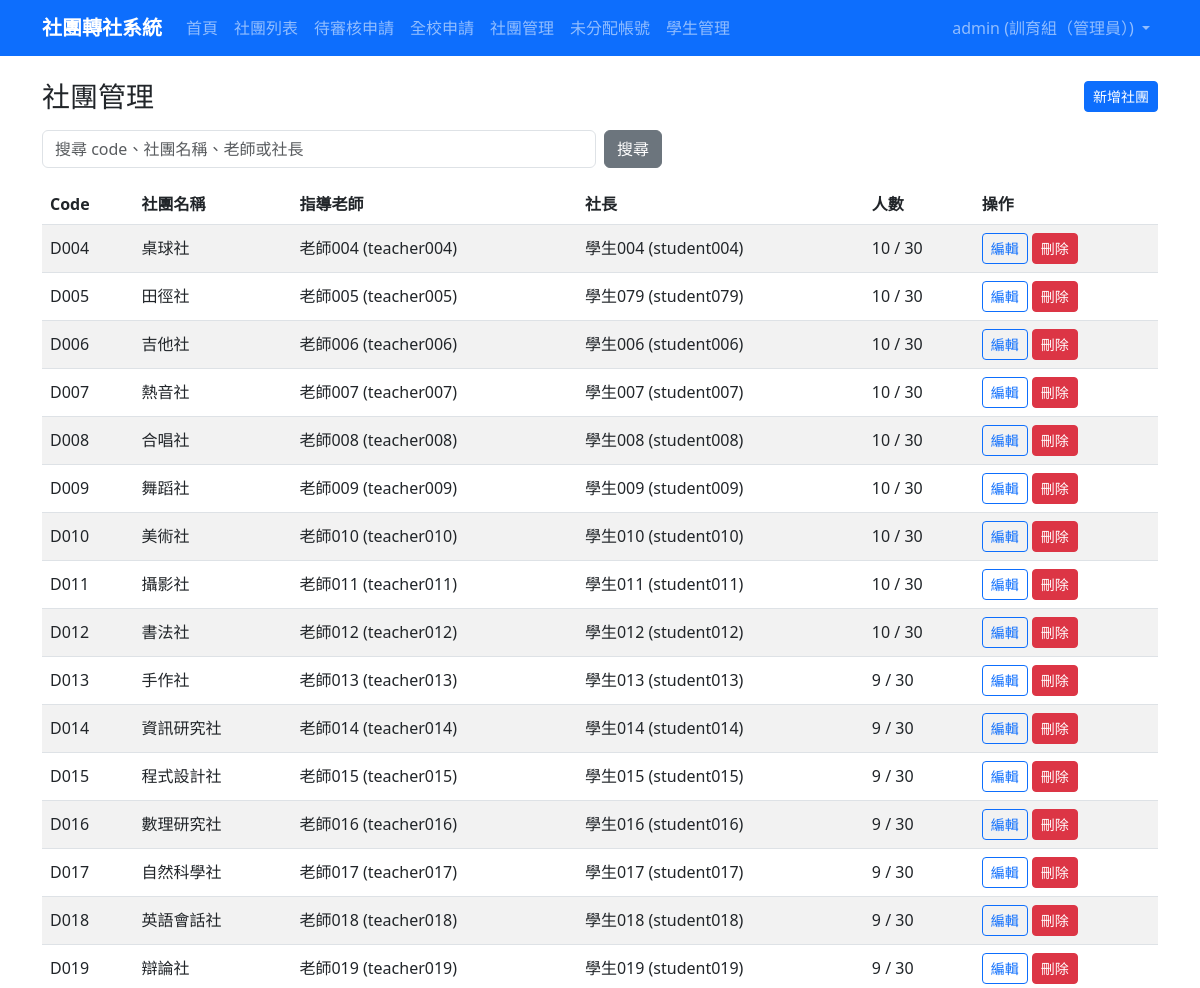
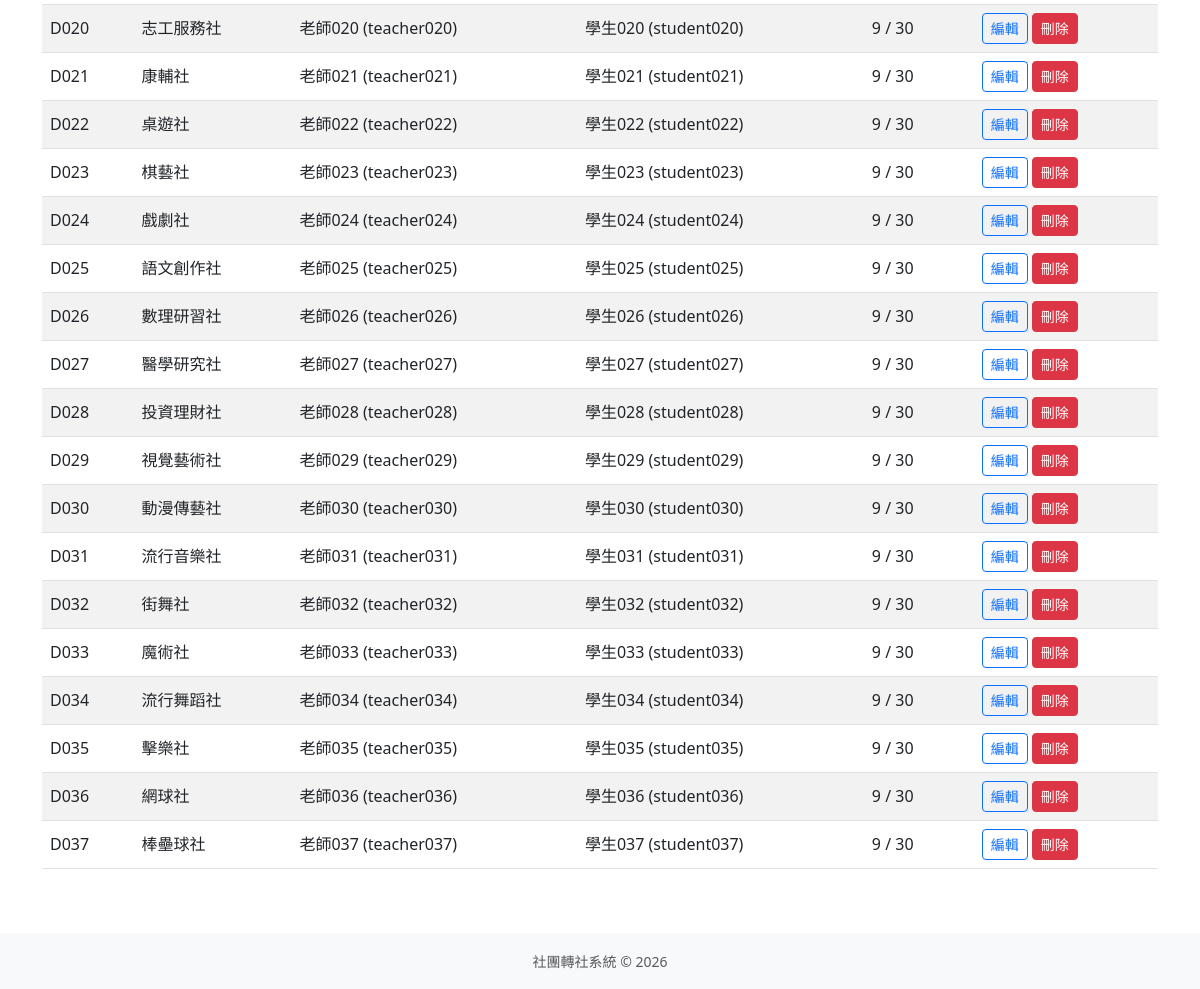
The page /admin-panel/clubs/ (signed in) on the database as committed earlier (2 pictures, top to bottom).
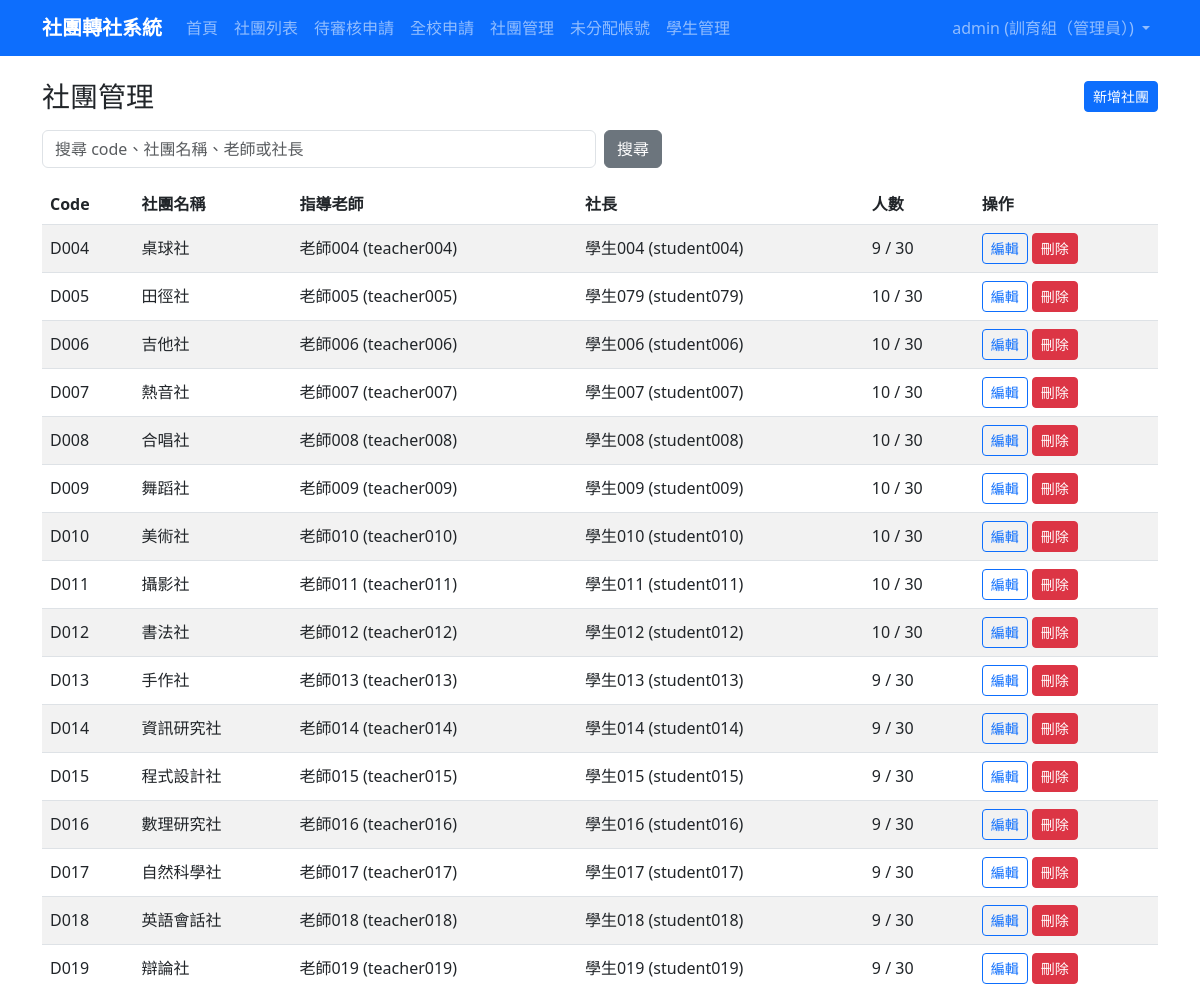
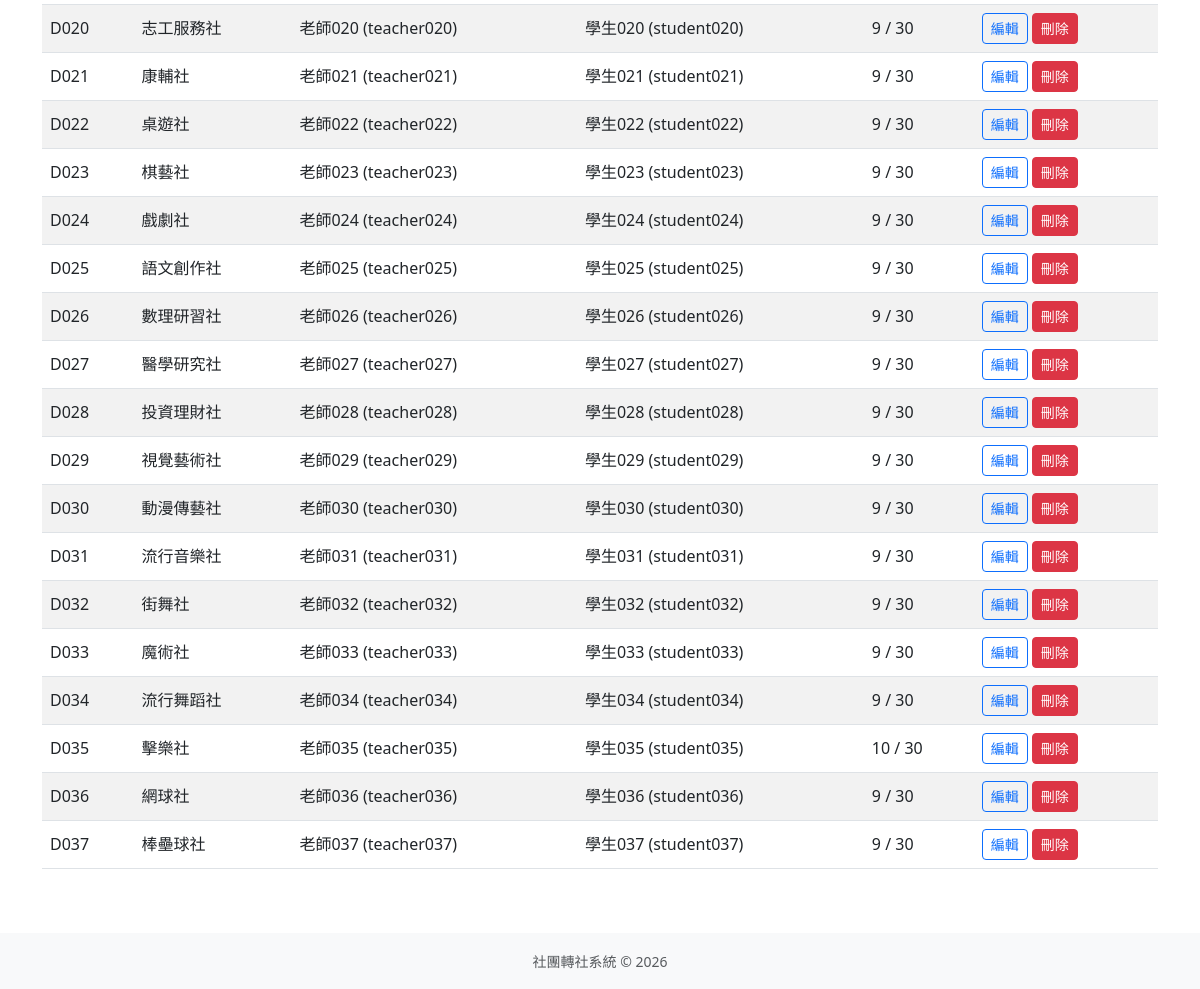
The same page on the database as committed later (2 pictures, top to bottom).
### clubs/models.py (models this page shows, shortened)
class Club(models.Model):
    CATEGORY_CHOICES = [
        ('academic', '學術類'),
        ('arts', '藝文類'),
        ('performance', '藝能類'),
        ('recreation', '康輔類'),
        ('sports', '體育類'),
    ]
    code = models.CharField(max_length=10, unique=True, null=True, blank=True, verbose_name='社團代號')
    name = models.CharField(max_length=100, verbose_name='社團名稱')
    teacher = models.CharField(max_length=50, default='', verbose_name='指導老師')
    president = models.CharField(max_length=50, default='', verbose_name='社長')
    location = models.CharField(max_length=100, blank=True, verbose_name='社課場地')
    category = models.CharField(max_length=20, choices=CATEGORY_CHOICES, blank=True, verbose_name='類別')
    description = models.TextField(blank=True, verbose_name='社團描述')
    max_members = models.PositiveIntegerField(default=30, verbose_name='人數上限')
    current_members = models.PositiveIntegerField(default=0, verbose_name='現有人數')
    is_active = models.BooleanField(default=True, verbose_name='啟用中')
    created_at = models.DateTimeField(auto_now_add=True, verbose_name='建立時間')
    updated_at = models.DateTimeField(auto_now=True, verbose_name='更新時間')
    class Meta:
        verbose_name = '社團'
        verbose_name_plural = '社團'
        ordering = ['name']

### accounts/views.py (the view, shortened to what this page needs)
# urls.py: path('admin-panel/clubs/', views.ClubAdminListView.as_view(), name='club_admin_list'),
class ClubAdminListView(LoginRequiredMixin, AdminRequiredMixin, ListView):
    model = Club
    template_name = 'accounts/club_admin_list.html'
    context_object_name = 'clubs'
    paginate_by = 50
    def get_queryset(self):
        queryset = Club.objects.filter(is_active=True).order_by('code', 'name')
        query = self.request.GET.get('q', '').strip()
        return queryset
    def get_context_data(self, **kwargs):
        context = super().get_context_data(**kwargs)
        context['q'] = self.request.GET.get('q', '').strip()
        return context

### accounts/views.py (called while the page is built)
    def test_func(self):
        user = self.request.user
        return user.is_authenticated and (
            user.is_superuser or getattr(user, 'role', None) == 'admin'
        )

### templates/accounts/club_admin_list.html (shortened to what this page needs)
{% extends "base.html" %}
{% block content %}
<div class="d-flex justify-content-between align-items-center mb-3">
    <h1 class="h3 mb-0">社團管理</h1>
    <a class="btn btn-primary btn-sm" href="{% url 'club_admin_create' %}">新增社團</a>
</div>
<form method="get" class="row g-2 mb-3">
    <div class="col-sm-8 col-md-6">
        <input type="search" name="q" value="{{ q }}" class="form-control" placeholder="搜尋 code、社團名稱、老師或社長">
    </div>
    <div class="col-auto">
        <button type="submit" class="btn btn-secondary">搜尋</button>
    </div>
</form>
<div class="table-responsive">
    <table class="table table-striped table-hover align-middle">
        <thead>
            <tr>
                <th>Code</th>
                <th>社團名稱</th>
                <th>指導老師</th>
                <th>社長</th>
                <th>人數</th>
                <th>操作</th>
            </tr>
        </thead>
        <tbody>
            {% for club in clubs %}
                <tr>
                    <td>{{ club.code|default:"-" }}</td>
                    <td>{{ club.name }}</td>
                    <td>{{ club.teacher|default:"-" }}</td>
                    <td>{{ club.president|default:"-" }}</td>
                    <td>{{ club.current_members }} / {{ club.max_members }}</td>
                    <td>
                        <div class="d-flex flex-wrap gap-1">
                            <a href="{% url 'club_admin_edit' club.pk %}" class="btn btn-sm btn-outline-primary">編輯</a>
                            <a href="{% url 'club_admin_delete' club.pk %}" class="btn btn-sm btn-danger">刪除</a>
                        </div>
                    </td>
                </tr>
            {% empty %}
                <tr>
                    <td colspan="6" class="text-center text-muted">沒有符合條件的社團。</td>
                </tr>
            {% endfor %}
        </tbody>
    </table>
</div>
{% endblock %}

Rows that differ between the two databases and show on the page:
changed Club "桌球社": current_members "10" → "9"
changed Club "擊樂社": current_members "9" → "10"
